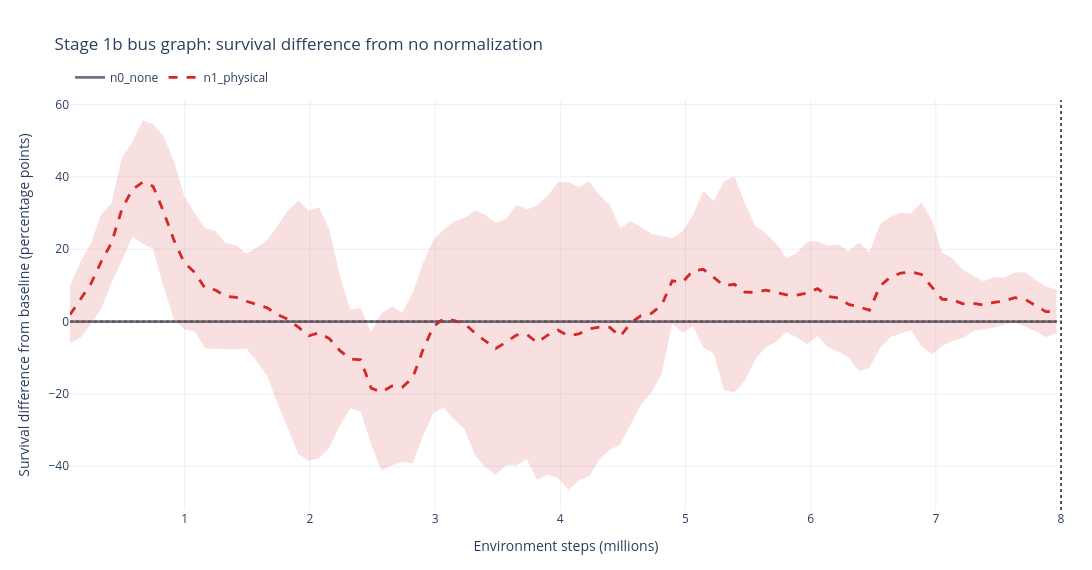

Here is the notebook cell this chart was saved with:
### Markdown cell above
### Normalization effect relative to a baseline

This view removes the common movement of the baseline curve. Values
above zero mean that physical scaling is outperforming no
normalization at that training step. The band combines uncertainty
from both independently aggregated curves.

### Code cell
normalization_delta_figure = sc.plot_survival_comparison(
    survival_long,
    filters={"stage": "Stage 1b", "graph_type": "bus"},
    group_by="normalization",
    label_by="normalization",
    smooth=5,
    uncertainty="ci95",
    min_members="all",
    comparison="difference",
    baseline={"normalization": "n0_none"},
    colors={
        "n0_none": "#6b7280",
        "n1_physical": "#d62728",
    },
    budget_step=TARGET_BUDGET_STEPS,
    y_range=None,
    title=(
        "Stage 1b bus graph: survival difference from "
        "no normalization"
    ),
)
normalization_delta_figure.show()
